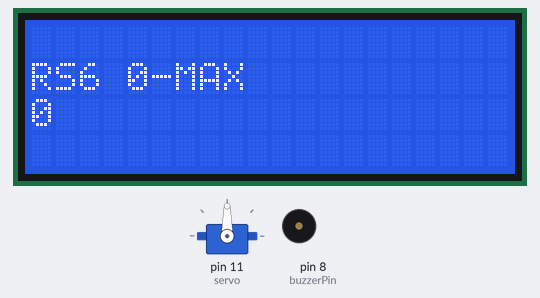
The sketch below on a simulated Arduino Uno, built with avr-gcc and run on an emulated ATmega328P. On the bench: servo, 20×4 character LCD, buzzer (waves = sounding).

Above: at 0.1 s.
At 1.1 s:
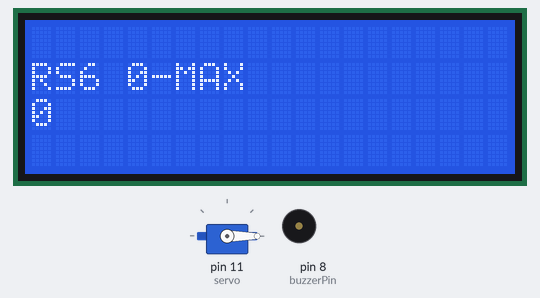
At 20.4 s:
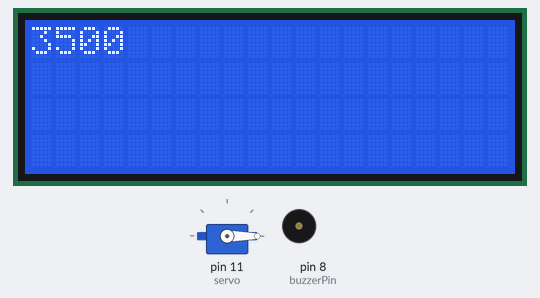
At 35.6 s:
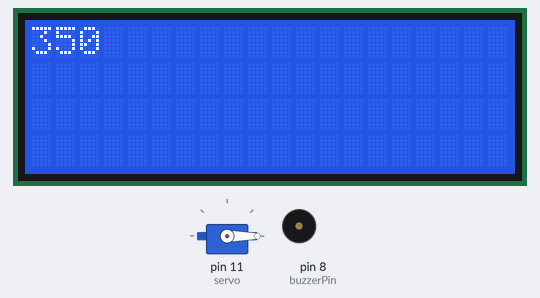
Timing chart, 0 to 37.1 s (numbered marks = the images above):
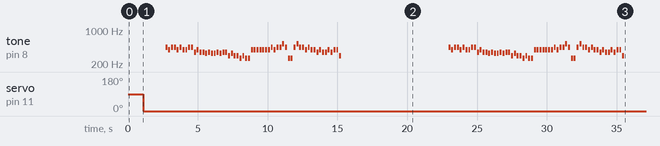

The sketch:

21.03.24-sterva.ino
```cpp
#include <Servo.h>
#include <LiquidCrystal_I2C.h>

int buzzerPin = 8;
int melody[] = {440, 392, 440, 440, 392, 440, 392, 392, 440, 440, 349, 393, 349, 349, 330, 349, 330, 330, 349, 330, 349, 349, 294, 330, 294, 294, 262, 294, 262, 262, 392, 392, 392, 392, 392, 392, 392, 440, 392, 440, 440, 523, 440, 262, 262, 440, 523, 440, 440, 392, 440, 392, 392, 349, 392, 349, 349, 392, 349, 392, 392, 294};

int noteDuration = 140;

LiquidCrystal_I2C lcd(0x27,20,4);
Servo servo;

void playTone(int note, int duration) {
    tone(buzzerPin, note, duration);
    delay(duration * 1.1);
    noTone(buzzerPin);
    delay(50);
}

void playMelody() {
    for (int i = 0; i <sizeof(melody) / sizeof(melody[0]); i++) {
        playTone(melody[i], noteDuration);
    }
    delay(5000);
}

void setup()
{
    servo.attach(11);
    lcd.init();                                  // Initialize the LCD
    lcd.backlight();
    lcd.setCursor(0,1);
    lcd.print("RS6 0-MAX");                           // Turn on the backlight (if available)
    lcd.setCursor(0,2);
    pinMode(buzzerPin, OUTPUT);
}

void loop()
{
    lcd.print("0");
    delay(1000);
    servo.write(0);
    delay(750);
    lcd.clear();
    lcd.print("100");
    delay(500);
    lcd.clear();
    lcd.print("250");
    delay(350);
    lcd.clear();
    lcd.print("350");
    playMelody();

}
```

Measured:
- by itself, servo on pin 11 (servo): 90° → 0° at 1.1 s
- by itself, tone on pin 8 (buzzerPin): plays 440 Hz for 0.14 s, 392 Hz for 0.14 s, 440 Hz for 0.14 s, 440 Hz for 0.14 s, 392 Hz for 0.14 s, 440 Hz for 0.14 s … (124 notes in this stretch)
- what the display in image 2 shows lasts 1.8 s, from 20.3 s to 22.1 s
